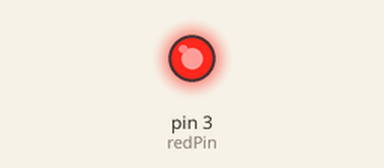
Bench run of a sketch on a simulated Arduino Uno, built with avr-gcc and run on an emulated ATmega328P. Parts: output pins drawn as LEDs (lit = HIGH).

Above: at 1.1 s.
At 5.7 s:
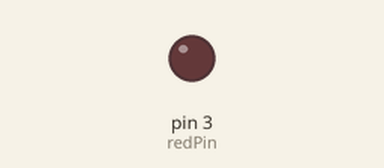
Timing chart, 0 to 8.8 s (numbered marks = the images above):
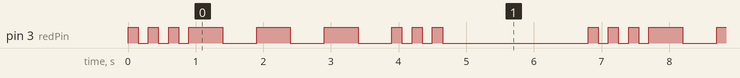

Measured:
- by itself, pin 3 (redPin): repeats every 6.8 s: 2 × (LOW 0.15 s, HIGH 0.15 s), LOW 0.15 s, 3 × (HIGH 0.50 s, LOW 0.50 s), 2 × (HIGH 0.15 s, LOW 0.15 s), HIGH 0.15 s, LOW 2.2 s, HIGH 0.15 s
- by itself, everything shown: repeats every 6.8 s, in 18 steps

The sketch:

blink_SOS.ino
```cpp
int redPin=3;
int dit=150;
int dah=500;
int endWait=2000;
float myPi=3.14;
char myInitial='A';
String myName="Anuska Yadav";

void setup(){
  pinMode(redPin,OUTPUT);
}
void loop(){
  digitalWrite(redPin,HIGH);
  delay(dit);
  digitalWrite(redPin,LOW);
  delay(dit);

  digitalWrite(redPin,HIGH);
  delay(dit);
  digitalWrite(redPin,LOW);
  delay(dit);

  digitalWrite(redPin,HIGH);
  delay(dit);
  digitalWrite(redPin,LOW);
  delay(dit);

  digitalWrite(redPin,HIGH);
  delay(dah);
  digitalWrite(redPin,LOW);
  delay(dah);

  digitalWrite(redPin,HIGH);
  delay(dah);
  digitalWrite(redPin,LOW);
  delay(dah);

  digitalWrite(redPin,HIGH);
  delay(dah);
  digitalWrite(redPin,LOW);
  delay(dah);

  digitalWrite(redPin,HIGH);
  delay(dit);
  digitalWrite(redPin,LOW);
  delay(dit);

  digitalWrite(redPin,HIGH);
  delay(dit);
  digitalWrite(redPin,LOW);
  delay(dit);

  digitalWrite(redPin,HIGH);
  delay(dit);
  digitalWrite(redPin,LOW);
  delay(dit);

  delay(endWait);

}
```
